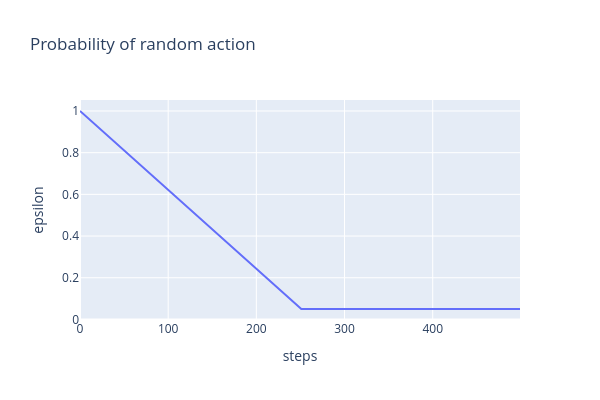

The notebook cell this image was saved under:
### Markdown cell above
### Exercise - implement linear scheduler

> ```yaml
> Difficulty: 🔴⚪⚪⚪⚪
> Importance: 🔵🔵⚪⚪⚪
> 
> You should spend up to 5-10 minutes on this exercise.
> ```

For now, implement the basic linearly decreasing exploration schedule.

### Code cell
def linear_schedule(
    current_step: int,
    start_e: float,
    end_e: float,
    exploration_fraction: float,
    total_timesteps: int,
) -> float:
    """
    Return the appropriate epsilon for the current step.

    Epsilon should be start_e at step 0 and decrease linearly to end_e at step (exploration_fraction
    * total_timesteps). In other words, we are in "explore mode" with start_e >= epsilon >= end_e
    for the first `exploration_fraction` fraction of total timesteps, and then stay at end_e for the
    rest of training.
    """
    v = exploration_fraction*total_timesteps
    if current_step <= exploration_fraction*total_timesteps:
        return (end_e - start_e)*(current_step/v) + start_e
    else:
        return end_e


epsilons = [
    linear_schedule(step, start_e=1.0, end_e=0.05, exploration_fraction=0.5, total_timesteps=500)
    for step in range(500)
]
line(
    epsilons,
    labels={"x": "steps", "y": "epsilon"},
    title="Probability of random action",
    height=400,
    width=600,
)

tests.test_linear_schedule(linear_schedule)

### Figure 1 — Plotly figure (JSON) as saved in the notebook; plotly's stock layout.template omitted (floating-point values rounded to 4 significant figures; data arrays with more than 128 entries replaced by an {"elided": "..."} marker saying what was removed)
{"data": [{"hovertemplate": "steps=%{x}<br>epsilon=%{y}<extra></extra>", "legendgroup": "", "line": {"color": "#636efa", "dash": "solid"}, "marker": {"symbol": "circle"}, "mode": "lines", "name": "", "orientation": "v", "showlegend": false, "type": "scatter", "x": {"elided": "500 int values"}, "xaxis": "x", "y": {"elided": "500 float values"}, "yaxis": "y"}], "layout": {"height": 400, "hovermode": "x unified", "legend": {"tracegroupgap": 0}, "title": {"text": "Probability of random action"}, "width": 600, "xaxis": {"anchor": "y", "domain": [0, 1], "title": {"text": "steps"}}, "yaxis": {"anchor": "x", "domain": [0, 1], "title": {"text": "epsilon"}}}}
